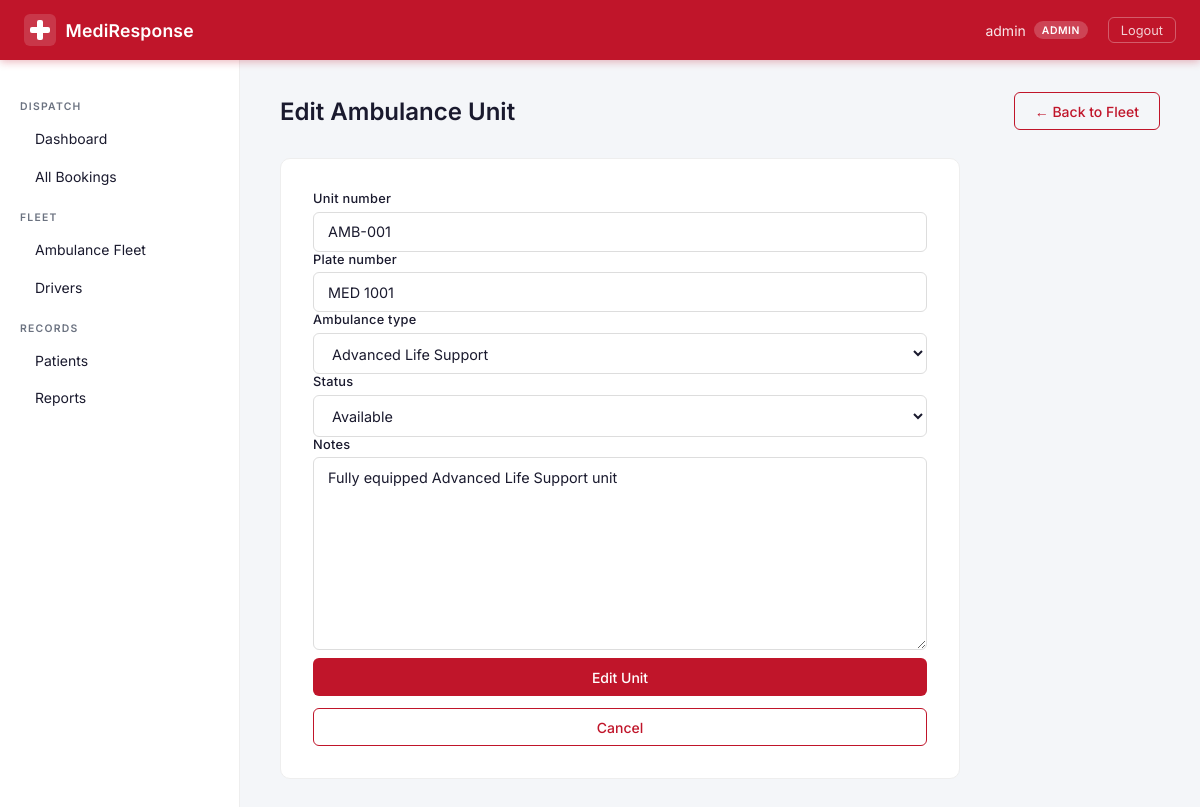
Screenshot of /admin-panel/fleet/1/edit/ (signed in) with the database file from the repository.
### booking/models.py (models this page shows, shortened)
class UserProfile(models.Model):
    ROLE_CHOICES = [
        ('admin', 'Admin'),
        ('patient', 'Patient'),
        ('driver', 'Driver'),
    ]
    user = models.OneToOneField(
        User,
        on_delete=models.CASCADE,   # If the user is deleted, delete the profile too
        related_name='profile'      # Access via: user.profile
    )
    role = models.CharField(max_length=20, choices=ROLE_CHOICES, default='patient')
    phone = models.CharField(max_length=20, blank=True)

class Ambulance(models.Model):
    TYPE_CHOICES = [
        ('BLS', 'Basic Life Support'),
        ('ALS', 'Advanced Life Support'),
    ]
    STATUS_CHOICES = [
        ('available', 'Available'),
        ('on_call', 'On Call'),
        ('en_route', 'En Route'),
        ('maintenance', 'Maintenance'),
    ]
    unit_number = models.CharField(max_length=20, unique=True)
    plate_number = models.CharField(max_length=20, unique=True)
    ambulance_type = models.CharField(max_length=10, choices=TYPE_CHOICES, default='BLS')
    status = models.CharField(max_length=20, choices=STATUS_CHOICES, default='available')
    notes = models.TextField(blank=True)

### booking/views.py (the view)
        def wrapper(request, *args, **kwargs):
            if not request.user.is_authenticated:
                return redirect('login')
            try:
                if request.user.profile.role == role or request.user.is_superuser:
                    return view_func(request, *args, **kwargs)
            except UserProfile.DoesNotExist:
                pass
            return redirect('forbidden')

### booking/forms.py
class AmbulanceForm(forms.ModelForm):
    class Meta:
        model = Ambulance
        fields = ['unit_number', 'plate_number', 'ambulance_type', 'status', 'notes']

### booking/views.py (called while the page is built)
def role_required(role):
    def decorator(view_func):
        def wrapper(request, *args, **kwargs):
            if not request.user.is_authenticated:
                return redirect('login')
            try:
                if request.user.profile.role == role or request.user.is_superuser:
                    return view_func(request, *args, **kwargs)
            except UserProfile.DoesNotExist:
                pass
            return redirect('forbidden')
        wrapper.__name__ = view_func.__name__
        return wrapper
    return decorator

@login_required
@role_required('admin')
def admin_ambulance_edit(request, pk):
    ambulance = get_object_or_404(Ambulance, pk=pk)
    if request.method == 'POST':
        form = AmbulanceForm(request.POST, instance=ambulance)
        if form.is_valid():
            form.save()
            messages.success(request, 'Ambulance unit updated.')
            return redirect('admin_fleet')
    else:
        form = AmbulanceForm(instance=ambulance)
    return render(request, 'booking/admin/ambulance_form.html', {'form': form, 'action': 'Edit'})

### templates/booking/admin/ambulance_form.html (shortened to what this page needs)
{% extends "base.html" %}
{% block content %}
<div class="page-header">
    <h1>{{ action }} Ambulance Unit</h1>
    <a href="{% url 'admin_fleet' %}" class="btn btn--outline">← Back to Fleet</a>
</div>
<div class="form-card">
    <form method="post">
        {% for field in form %}
        <div class="form-group">
            <label>{{ field.label }}</label>
            {{ field }}
        </div>
        {% endfor %}
        <div class="form-actions">
            <button type="submit" class="btn btn--primary">{{ action }} Unit</button>
            <a href="{% url 'admin_fleet' %}" class="btn btn--outline">Cancel</a>
        </div>
    </form>
</div>
{% endblock %}

### templates/base.html (shortened to what this page needs)
{% load static %}
<!DOCTYPE html>
<html lang="en">
<head>
    <link rel="stylesheet" href="{% static 'css/style.css' %}">
</head>
<body>
{% if user.is_authenticated %}
<header class="topbar">
    <div class="topbar__left">
        <a href="{% url 'dashboard' %}" class="topbar__brand">
            <svg class="topbar__logo" viewBox="0 0 32 32" fill="none" xmlns="http://www.w3.org/2000/svg">
                <rect width="32" height="32" rx="6" fill="white" fill-opacity="0.15"/>
                <rect x="13" y="6" width="6" height="20" rx="2" fill="white"/>
                <rect x="6" y="13" width="20" height="6" rx="2" fill="white"/>
            </svg>
            <span class="topbar__name">MediResponse</span>
        </a>
    </div>
    <div class="topbar__right">
        <span class="topbar__user">
            {{ user.get_full_name|default:user.username }}
            {% if user.profile %}
            <span class="role-badge role-badge--{{ user.profile.role }}">{{ user.profile.role|capfirst }}</span>
            {% endif %}
        </span>
        <form method="post" action="{% url 'logout' %}" style="display:inline;">
    <button type="submit" class="topbar__logout">Logout</button>
</form>
    </div>
</header>
<div class="layout">
    <aside class="sidebar" id="sidebar">
        <nav class="sidebar__nav">
            {% if user.is_superuser or user.profile.role == 'admin' %}
            <p class="sidebar__section-label">Dispatch</p>
            <a href="{% url 'admin_dashboard' %}" class="sidebar__link {% if request.resolver_match.url_name == 'admin_dashboard' %}active{% endif %}">
                 Dashboard
            </a>
            <a href="{% url 'admin_bookings_list' %}" class="sidebar__link {% if 'bookings' in request.resolver_match.url_name %}active{% endif %}">
                 All Bookings
            </a>
            <p class="sidebar__section-label">Fleet</p>
            <a href="{% url 'admin_fleet' %}" class="sidebar__link {% if 'fleet' in request.resolver_match.url_name %}active{% endif %}">
                 Ambulance Fleet
            </a>
            <a href="{% url 'admin_drivers' %}" class="sidebar__link {% if request.resolver_match.url_name == 'admin_drivers' %}active{% endif %}">
                 Drivers
            </a>
            <p class="sidebar__section-label">Records</p>
            <a href="{% url 'admin_patients' %}" class="sidebar__link {% if request.resolver_match.url_name == 'admin_patients' %}active{% endif %}">
                 Patients
            </a>
            <a href="{% url 'admin_reports' %}" class="sidebar__link {% if request.resolver_match.url_name == 'admin_reports' %}active{% endif %}">
                 Reports
            </a>
            {% elif user.profile.role == 'driver' %}
            <p class="sidebar__section-label">Dispatch</p>
            <a href="{% url 'driver_dashboard' %}" class="sidebar__link {% if request.resolver_match.url_name == 'driver_dashboard' %}active{% endif %}">
                <span class="sidebar__icon"></span> My Dashboard
            </a>
            {% endif %}
        </nav>
    </aside>
    <main class="content">
        {% block content %}{% endblock %}
    </main>
</div>
{% else %}
<div class="auth-wrapper">
    {% block auth_content %}{% endblock %}
</div>
{% endif %}
</body>
</html>

### rows the page displays
Ambulance: form "AMB-001" "MED 1001" "Advanced Life Support" "Available" "Fully equipped Advanced Life Support unit"

### other values shown
{{ user.get_full_name|default:user.username }} "admin"
{{ user.profile.role|capfirst }} "ADMIN"
{{ action }} "Edit"
{{ field.label }} "Unit number" "Plate number" "Ambulance type" "Status" "Notes"
